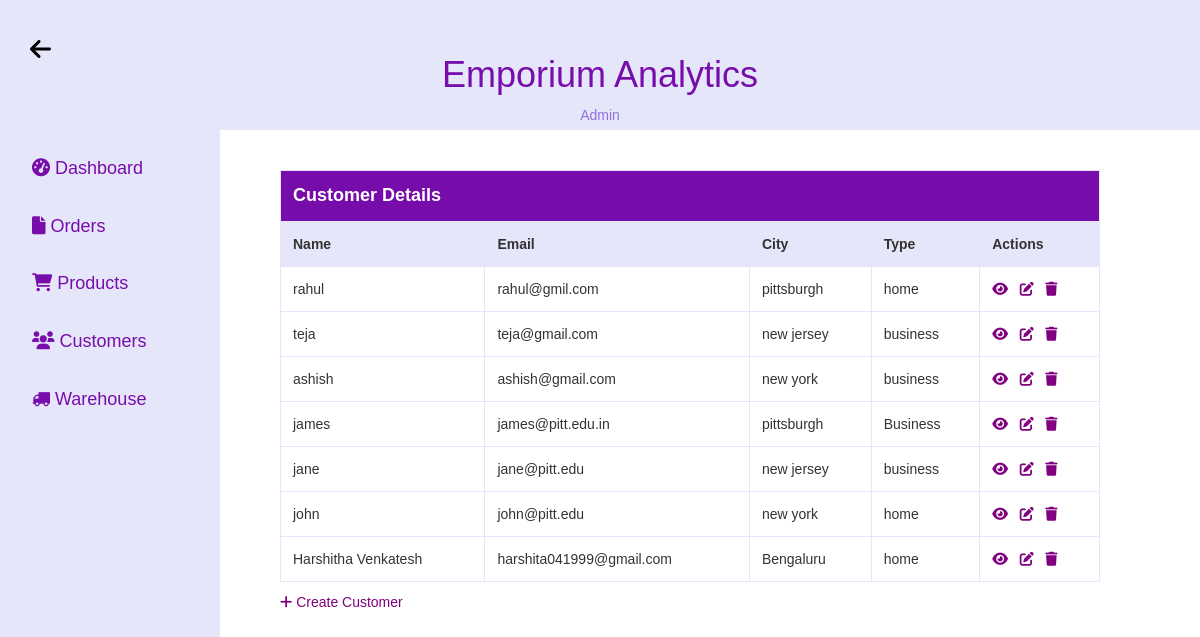
The app's page /customers/ with its own data.
### store/models.py (models this page shows, shortened)
class Customer(models.Model):
    user = models.OneToOneField(User, on_delete=models.CASCADE, null=True, blank=True)
    name = models.CharField(max_length=200, null=True)
    email = models.CharField(max_length=200, null=True)
    city = models.CharField(max_length=200, null=True)
    customer_type = models.TextField(max_length=200, null=True, default=None)

### store/views.py (the view)
# urls.py: path('customers/', views.customer_list, name='customer_list'),
def customer_list(request):
    customers = Customer.objects.all()
    return render(request, 'store/customer_list.html', {'customers': customers})

### store/Templates/store/customer_list.html (shortened to what this page needs)
<!DOCTYPE html>
<html lang="en">
<head>
    <link rel="stylesheet" href="https://cdnjs.cloudflare.com/ajax/libs/font-awesome/6.0.0/css/all.min.css">
    <link rel="stylesheet" href="https://maxcdn.bootstrapcdn.com/font-awesome/4.7.0/css/font-awesome.min.css">
    <link rel="stylesheet" href="https://maxcdn.bootstrapcdn.com/bootstrap/3.3.7/css/bootstrap.min.css">
</head>
<body>
<header>
    <h1><span>Emporium Analytics</span></h1>
    <a href="/" class="back-btn"><i class="fas fa-arrow-left"></i></a>
    <a href="/admin" data-after="Admin" style="color:mediumpurple">Admin</a>
</header>
<div class="sidebar">
    <a href="/dashboard">
        <i class="fas fa-tachometer-alt"></i> Dashboard
    </a>
    <a href="/order_items">
        <i class="fas fa-file"></i> Orders
    </a>
    <a href="/products">
        <i class="fas fa-shopping-cart"></i> Products
    </a>
    <a href="/customers">
        <i class="fas fa-users"></i> Customers
    </a>
    <a href="/warehouses">
        <i class="fa fa-truck"></i> Warehouse
    </a>
</div>
<div class="content">
    <table>
        <thead>
        <tr style="background-color: rgba(116,8,168,0.98); color:white; font-weight: bold; font-size: 18px;">
            <td colspan="5">Customer Details</td>
        </tr>
        <tr>
            <th>Name</th>
            <th>Email</th>
            <th>City</th>
            <th>Type</th>
            <th>Actions</th>
        </tr>
        </thead>
        <tbody>
        {% for customer in customers %}
        <tr>
            <td>{{ customer.name }}</td>
            <td>{{ customer.email }}</td>
            <td>{{ customer.city }}</td>
            <td>{{ customer.customer_type }}</td>
            <td>
                <a href="{% url 'customer_detail' customer_id=customer.id %}" class="icon" style="color:purple"><i class="fas fa-eye"></i></a>&nbsp;&nbsp;
                <a href="{% url 'customer_update' customer_id=customer.id %}" class="icon" style="color:purple"><i class="fas fa-edit"></i></a>&nbsp;&nbsp;
                <a href="{% url 'customer_delete' customer_id=customer.id %}" class="icon" style="color:purple"><i class="fas fa-trash"></i></a>
            </td>
        </tr>
        {% endfor %}
        </tbody>
    </table>
<div style="padding-top: 10px">
    <a href="{% url 'customer_create' %}" class="icon" style="color:purple"><i class="fas fa-plus"></i> Create Customer</a>
</div>
</div>
</body>
</html>

### store/Templates/store/customer_list.html (style rules this page uses)
body { font-family: Arial, sans-serif; margin: 0; padding: 0; display: flex; min-height: 100vh; flex-direction: column; }
table { width: 100%; border-collapse: collapse; margin-top: 10px; }
th, td { border: 1px solid lavender; padding: 12px; text-align: left; }
th { background-color: lavender; }
h1 { font-family: 'Copperplate Gothic Light', sans-serif; text-align: center; margin-top: 50px; }
h1 span { color: rgba(116, 8, 168, 0.98); transition: color 0.3s ease-in-out; }
header { background-color: lavender; border-color: black; color: white; padding: 5px; text-align: center; position: fixed; width: 100%; z-index: 1000; }
.sidebar { width: 220px; background-color: lavender; padding-top: 80px; height: 100%; position: fixed; left: 0; top: 60px; overflow-x: hidden; }
.sidebar a { padding: 16px 16px 16px 32px; text-decoration: none; font-size: 18px; color: rgba(116, 8, 168, 0.98); display: block; }
.content { padding: 100px; margin-left: 180px; display: flex; justify-content: space-between; flex-wrap: wrap; margin-top: 60px; }
.back-btn { position: absolute; top: 50px; left: 20px; transform: translateY(-50%); padding: 10px; background-color: lavender; color: black; border: none; cursor: pointer; }
.back-btn i { font-size: 24px; margin-right: 10px; }

### records on screen
Customer: name "rahul", email "rahul@gmil.com", city "pittsburgh", customer_type "home"
Customer: name "teja", email "teja@gmail.com", city "new jersey", customer_type "business"
Customer: name "ashish", email "ashish@gmail.com", city "new york", customer_type "business"
Customer: name "james", email "james@pitt.edu.in", city "pittsburgh", customer_type "Business"
Customer: name "jane", email "jane@pitt.edu", city "new jersey", customer_type "business"
Customer: name "john", email "john@pitt.edu", city "new york", customer_type "home"
Customer: name "Harshitha Venkatesh", email "harshita041999@gmail.com", city "Bengaluru", customer_type "home"
